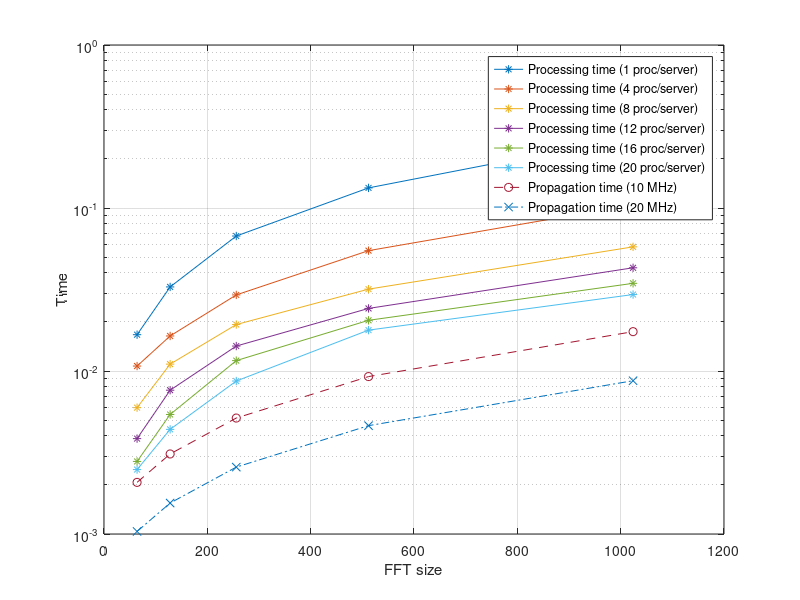
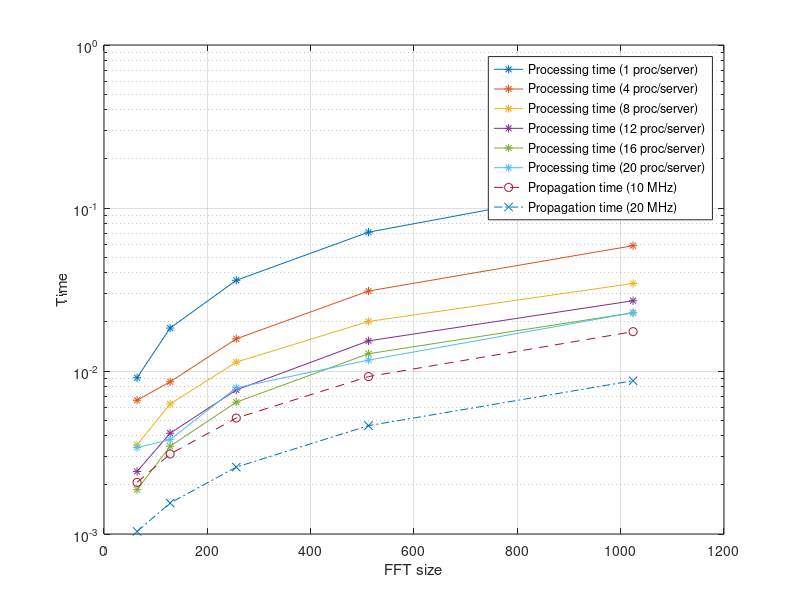
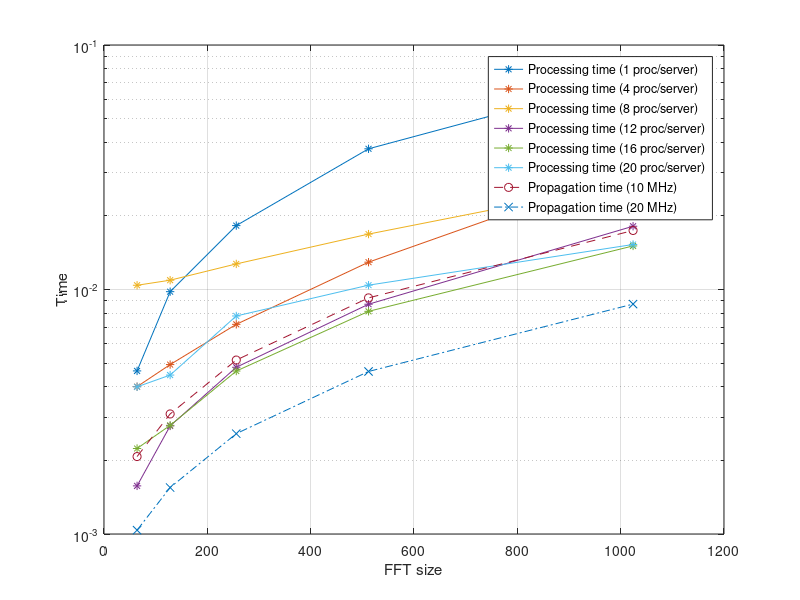
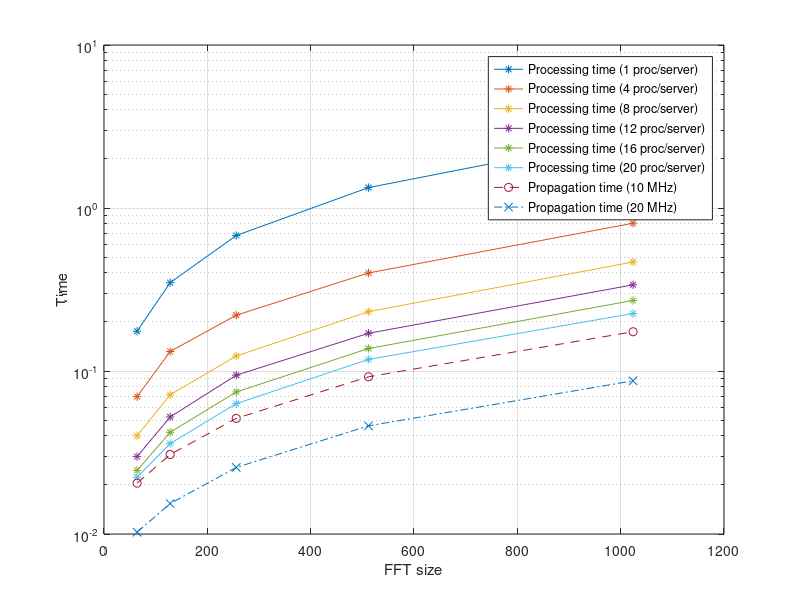

The MATLAB source for these figures, in order:
clc;
clear all;
close all;

one_server_10_syms = [16.7028	32.7935	67.3108	132.853	274.376
10.7245	16.4022	29.2937	54.7454	104.548
5.95846	11.0207	19.2771	31.7841	57.7622
3.84777	7.62413	14.2242	24.2066	42.9735
2.78708	5.41192	11.5815	20.4644	34.5055
2.48489	4.38483	8.67923	17.8141	29.4529
];

two_server_10_syms = [9.09215	18.3436	36.0178	71.07	142.487
6.61584	8.58864	15.7513	30.9576	58.7259
3.52348	6.27721	11.3373	20.14	34.4448
2.41877	4.1522	7.65029	15.309	26.9795
1.87191	3.45541	6.43579	12.7673	22.7664
3.38779	3.79387	7.8917	11.6674	22.7941
];

four_server_10_syms = [4.64579	9.79735	18.2539	37.6213	73.5145
4.00555	4.93082	7.20293	12.9342	31.2191
10.4074	10.9151	12.7247	16.8517	27.5552
1.57344	2.76717	4.80775	8.70521	18.146
2.23725	2.78196	4.63908	8.1414	15.0749
3.99815	4.46723	7.79328	10.4164	15.2795
];

one_server_100_syms = [175.412	348.212	678.269	1334.42	2770.99
69.6183	131.681	219.937	399.614	806.595
40.0653	71.4343	123.63	231.285	466.651
29.8383	52.2445	94.2441	170.395	337.849
24.544	42.0383	74.3639	137.394	271.003
22.2956	35.8421	63.0749	117.798	225.302
];

two_server_100_syms = [88.5869	173.869	348.507	671.573	1348.39
40.2584	71.7422	118.092	201.45	412.7
24.2403	40.5504	72.7513	145.134	265.243
18.9405	30.0897	56.9702	100.155	194
16.4877	25.3197	43.0654	76.8043	163.35
16.7646	21.9239	41.6253	68.3439	138.646
];

four_server_100_syms = [44.659	86.3253	170.474	344.118	697.381
21.5075	38.9625	65.9285	124.159	214.091
21.0413	29.6031	48.2161	84.3668	151.134
12.0711	19.5648	31.3025	55.6089	114.497
9.21265	17.4188	28.7632	45.2597	86.4483
10.4009	16.5716	26.513	44.1969	87.6958
];


figure;
NFFT = 2.^(6:10);
semilogy(NFFT,one_server_10_syms*1e-3,'*-'); hold on;
semilogy(NFFT, ((NFFT + 64).*16.*10 + 255)./10e6, 'o--');
semilogy(NFFT, ((NFFT + 64).*16.*10 + 255)./20e6, 'x-.');
% semilogy(NFFT, ((NFFT + 64).*16.*100 + 255)./5e6, '--');
% semilogy(NFFT, ((NFFT + 64).*16.*100 + 255)./2e6, '--');
% semilogy(NFFT, ((NFFT + 64).*16.*100 + 255)./1e6, '--');
legend('Processing time (1 proc/server)','Processing time (4 proc/server)','Processing time (8 proc/server)','Processing time (12 proc/server)', ...
    'Processing time (16 proc/server)','Processing time (20 proc/server)','Propagation time (10 MHz)','Propagation time (20 MHz)');
grid on;
ylabel('Time');
xlabel('FFT size');

figure;
NFFT = 2.^(6:10);
semilogy(NFFT,two_server_10_syms*1e-3, '*-'); hold on;
semilogy(NFFT, ((NFFT + 64).*16.*10 + 255)./10e6, 'o--');
semilogy(NFFT, ((NFFT + 64).*16.*10 + 255)./20e6, 'x-.');
% semilogy(NFFT, ((NFFT + 64).*16.*100 + 255)./5e6, '--');
% semilogy(NFFT, ((NFFT + 64).*16.*100 + 255)./2e6, '--');
% semilogy(NFFT, ((NFFT + 64).*16.*100 + 255)./1e6, '--');
legend('Processing time (1 proc/server)','Processing time (4 proc/server)','Processing time (8 proc/server)','Processing time (12 proc/server)', ...
    'Processing time (16 proc/server)','Processing time (20 proc/server)','Propagation time (10 MHz)','Propagation time (20 MHz)');
grid on;
ylabel('Time');
xlabel('FFT size');

figure;
NFFT = 2.^(6:10);
semilogy(NFFT,four_server_10_syms*1e-3, '*-'); hold on;
semilogy(NFFT, ((NFFT + 64).*16.*10 + 255)./10e6, 'o--');
semilogy(NFFT, ((NFFT + 64).*16.*10 + 255)./20e6, 'x-.');
% semilogy(NFFT, ((NFFT + 64).*16.*100 + 255)./5e6, '--');
% semilogy(NFFT, ((NFFT + 64).*16.*100 + 255)./2e6, '--');
% semilogy(NFFT, ((NFFT + 64).*16.*100 + 255)./1e6, '--');
legend('Processing time (1 proc/server)','Processing time (4 proc/server)','Processing time (8 proc/server)','Processing time (12 proc/server)', ...
    'Processing time (16 proc/server)','Processing time (20 proc/server)','Propagation time (10 MHz)','Propagation time (20 MHz)');
grid on;
ylabel('Time');
xlabel('FFT size');

figure;
NFFT = 2.^(6:10);
semilogy(NFFT,one_server_100_syms*1e-3,'*-'); hold on;
semilogy(NFFT, ((NFFT + 64).*16.*100 + 255)./10e6, 'o--');
semilogy(NFFT, ((NFFT + 64).*16.*100 + 255)./20e6, 'x-.');
% semilogy(NFFT, ((NFFT + 64).*16.*100 + 255)./5e6, '--');
% semilogy(NFFT, ((NFFT + 64).*16.*100 + 255)./2e6, '--');
% semilogy(NFFT, ((NFFT + 64).*16.*100 + 255)./1e6, '--');
legend('Processing time (1 proc/server)','Processing time (4 proc/server)','Processing time (8 proc/server)','Processing time (12 proc/server)', ...
    'Processing time (16 proc/server)','Processing time (20 proc/server)','Propagation time (10 MHz)','Propagation time (20 MHz)');
grid on;
ylabel('Time');
xlabel('FFT size');

figure;
NFFT = 2.^(6:10);
semilogy(NFFT,two_server_100_syms*1e-3, '*-'); hold on;
semilogy(NFFT, ((NFFT + 64).*16.*100 + 255)./10e6, 'o--');
semilogy(NFFT, ((NFFT + 64).*16.*100 + 255)./20e6, 'x-.');
% semilogy(NFFT, ((NFFT + 64).*16.*100 + 255)./5e6, '--');
% semilogy(NFFT, ((NFFT + 64).*16.*100 + 255)./2e6, '--');
% semilogy(NFFT, ((NFFT + 64).*16.*100 + 255)./1e6, '--');
legend('Processing time (1 proc/server)','Processing time (4 proc/server)','Processing time (8 proc/server)','Processing time (12 proc/server)', ...
    'Processing time (16 proc/server)','Processing time (20 proc/server)','Propagation time (10 MHz)','Propagation time (20 MHz)');
grid on;
ylabel('Time');
xlabel('FFT size');

figure;
NFFT = 2.^(6:10);
semilogy(NFFT,four_server_100_syms*1e-3, '*-'); hold on;
semilogy(NFFT, ((NFFT + 64).*16.*100 + 255)./10e6, 'o--');
semilogy(NFFT, ((NFFT + 64).*16.*100 + 255)./20e6, 'x-.');
% semilogy(NFFT, ((NFFT + 64).*16.*100 + 255)./5e6, '--');
% semilogy(NFFT, ((NFFT + 64).*16.*100 + 255)./2e6, '--');
% semilogy(NFFT, ((NFFT + 64).*16.*100 + 255)./1e6, '--');
legend('Processing time (1 proc/server)','Processing time (4 proc/server)','Processing time (8 proc/server)','Processing time (12 proc/server)', ...
    'Processing time (16 proc/server)','Processing time (20 proc/server)','Propagation time (10 MHz)','Propagation time (20 MHz)');
grid on;
ylabel('Time');
xlabel('FFT size');